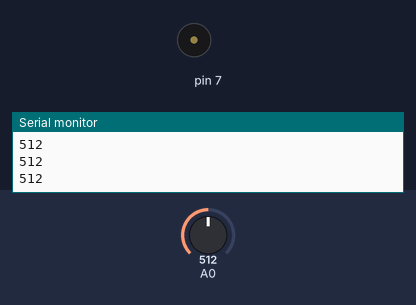
Bench run of a sketch on a simulated Arduino Uno, built with avr-gcc and run on an emulated ATmega328P. Shown: buzzer (waves = sounding), the last lines printed to the serial monitor. The inputs (shaded band) are chosen by the test bench; at power-on: A0 = 512.

Above: at 1.2 s.
1.3 s: A0 set to 791
2.8 s: A0 set to 812
At 3.2 s:
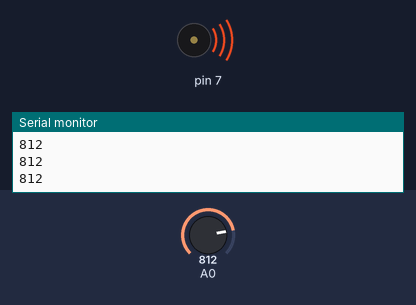
Timing chart, 0 to 5.8 s (numbered marks = the images above; inputs shaded):
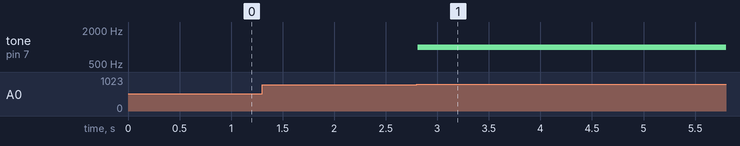

Measured:
- the behaviour switches between 800 and 801 on A0 (found by bisection; images 0 and 1)
- after the input at 2.8 s, tone on pin 7: silent → 1000 Hz at once

The sketch:

Water_Level.ino
```cpp
void setup() {
  pinMode(A0,INPUT);
  Serial.begin(9600);
  pinMode(7,OUTPUT);
  //pinMode(4,OUTPUT);

}

void loop() {
  int data;
  data=analogRead(A0);
  Serial.println(data);
  delay(10);
 if(data>800)
  {
    analogWrite(7,HIGH);
    tone(7,1000);
    //digitalWrite(4,LOW);
  }
  else
  {
    //digitalWrite(4,HIGH);
    analogWrite(7,LOW);
    noTone(7);
  }
delay(10);
}
```
